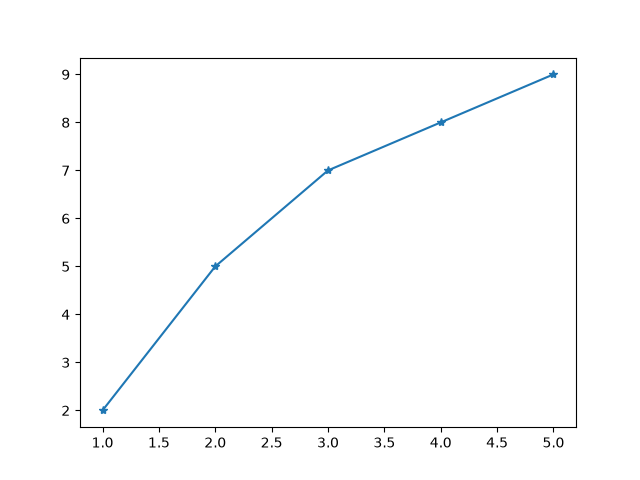

Recreate this plot in Python.
import matplotlib.pyplot as plt

x = [1, 2, 3, 4, 5]
y = [2, 5, 7, 8, 9]

plt.plot(x, y, marker='*')  
# Mark each point with a star (along with line)
plt.savefig("02_marker.png")

#Marker Reference: https://matplotlib.org/stable/api/markers_api.html#module-matplotlib.markers
